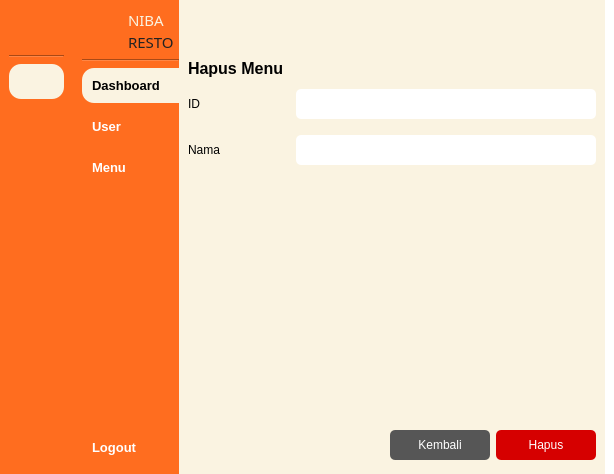
<?xml version="1.0" encoding="UTF-8"?>
<ui version="4.0">
 <class>MainWindow</class>
 <widget class="QMainWindow" name="MainWindow">
  <property name="geometry">
   <rect>
    <x>0</x>
    <y>0</y>
    <width>614</width>
    <height>474</height>
   </rect>
  </property>
  <property name="windowTitle">
   <string>MainWindow</string>
  </property>
  <property name="styleSheet">
   <string notr="true">background-color: rgb(255, 255, 255);</string>
  </property>
  <widget class="QWidget" name="centralwidget">
   <layout class="QGridLayout" name="gridLayout">
    <property name="leftMargin">
     <number>0</number>
    </property>
    <property name="topMargin">
     <number>0</number>
    </property>
    <property name="rightMargin">
     <number>0</number>
    </property>
    <property name="bottomMargin">
     <number>0</number>
    </property>
    <property name="horizontalSpacing">
     <number>0</number>
    </property>
    <item row="0" column="0">
     <widget class="QWidget" name="icon_only_widget" native="true">
      <property name="maximumSize">
       <size>
        <width>75</width>
        <height>16777215</height>
       </size>
      </property>
      <property name="styleSheet">
       <string notr="true">QPushButton {
	text-align: center;
	border-radius: 12px;
    padding: 10px;
    border: 0px;
	color: white;
    font-weight: 600;
}

QPushButton:hover {
	background-color: rgb(181, 171, 146);
}

QPushButton:checked {
	color: black;
	background-color: #FAF3E1;
}

QWidget {
	background-color: #FF6D1F;
}</string>
      </property>
      <layout class="QVBoxLayout" name="verticalLayout">
       <item>
        <layout class="QVBoxLayout" name="verticalLayout_7">
         <item>
          <layout class="QHBoxLayout" name="horizontalLayout_4">
           <property name="rightMargin">
            <number>5</number>
           </property>
           <item>
            <widget class="QLabel" name="label_4">
             <property name="sizePolicy">
              <sizepolicy hsizetype="Fixed" vsizetype="Fixed">
               <horstretch>0</horstretch>
               <verstretch>0</verstretch>
              </sizepolicy>
             </property>
             <property name="minimumSize">
              <size>
               <width>40</width>
               <height>40</height>
              </size>
             </property>
             <property name="maximumSize">
              <size>
               <width>40</width>
               <height>40</height>
              </size>
             </property>
             <property name="styleSheet">
              <string notr="true">QLabel {
    background-color: transparent;
    border-radius: 20px;
    background-image: url(:/yourpic.png);
    background-repeat: no-repeat;
    background-position: center;
}
</string>
             </property>
             <property name="text">
              <string/>
             </property>
             <property name="pixmap">
              <pixmap resource="images.qrc">:/image/images/logo-rounded.png</pixmap>
             </property>
             <property name="scaledContents">
              <bool>true</bool>
             </property>
            </widget>
           </item>
          </layout>
         </item>
         <item>
          <widget class="Line" name="line">
           <property name="orientation">
            <enum>Qt::Horizontal</enum>
           </property>
          </widget>
         </item>
         <item>
          <widget class="QPushButton" name="btn_dashboard_icon">
           <property name="font">
            <font>
             <family>Microsoft Sans Serif</family>
             <pointsize>10</pointsize>
             <weight>75</weight>
             <bold>true</bold>
            </font>
           </property>
           <property name="styleSheet">
            <string notr="true"/>
           </property>
           <property name="text">
            <string/>
           </property>
           <property name="icon">
            <iconset resource="images.qrc">
             <normaloff>:/image/images/mage--home-fill-off.png</normaloff>
             <normalon>:/image/images/mage--home-fill.png</normalon>
             <disabledoff>:/image/images/mage--home-fill-off.png</disabledoff>
             <disabledon>:/image/images/mage--home-fill.png</disabledon>
             <activeoff>:/image/images/mage--home-fill-off.png</activeoff>
             <activeon>:/image/images/mage--home-fill.png</activeon>
             <selectedoff>:/image/images/mage--home-fill-off.png</selectedoff>
             <selectedon>:/image/images/mage--home-fill.png</selectedon>:/image/images/mage--home-fill-off.png</iconset>
           </property>
           <property name="iconSize">
            <size>
             <width>20</width>
             <height>20</height>
            </size>
           </property>
           <property name="checkable">
            <bool>true</bool>
           </property>
           <property name="checked">
            <bool>true</bool>
           </property>
           <property name="autoExclusive">
            <bool>true</bool>
           </property>
          </widget>
         </item>
         <item>
          <widget class="QPushButton" name="btn_user_icon">
           <property name="font">
            <font>
             <family>MS Sans Serif</family>
             <pointsize>10</pointsize>
             <weight>75</weight>
             <bold>true</bold>
            </font>
           </property>
           <property name="styleSheet">
            <string notr="true"/>
           </property>
           <property name="text">
            <string/>
           </property>
           <property name="icon">
            <iconset resource="images.qrc">
             <normaloff>:/image/images/mage--users-fill-off.png</normaloff>
             <normalon>:/image/images/mage--users-fill.png</normalon>:/image/images/mage--users-fill-off.png</iconset>
           </property>
           <property name="iconSize">
            <size>
             <width>20</width>
             <height>20</height>
            </size>
           </property>
           <property name="checkable">
            <bool>true</bool>
           </property>
           <property name="autoExclusive">
            <bool>true</bool>
           </property>
          </widget>
         </item>
         <item>
          <widget class="QPushButton" name="btn_menu_icon">
           <property name="font">
            <font>
             <family>MS Sans Serif</family>
             <pointsize>10</pointsize>
             <weight>75</weight>
             <bold>true</bold>
            </font>
           </property>
           <property name="styleSheet">
            <string notr="true"/>
           </property>
           <property name="text">
            <string/>
           </property>
           <property name="icon">
            <iconset resource="images.qrc">
             <normaloff>:/image/images/mage--clipboard-2-fill-off.png</normaloff>
             <normalon>:/image/images/mage--clipboard-2-fill.png</normalon>:/image/images/mage--clipboard-2-fill-off.png</iconset>
           </property>
           <property name="iconSize">
            <size>
             <width>20</width>
             <height>20</height>
            </size>
           </property>
           <property name="checkable">
            <bool>true</bool>
           </property>
           <property name="autoExclusive">
            <bool>true</bool>
           </property>
          </widget>
         </item>
         <item>
          <spacer name="verticalSpacer_3">
           <property name="orientation">
            <enum>Qt::Vertical</enum>
           </property>
           <property name="sizeHint" stdset="0">
            <size>
             <width>40</width>
             <height>200</height>
            </size>
           </property>
          </spacer>
         </item>
         <item>
          <widget class="QPushButton" name="btn_logout_icon">
           <property name="font">
            <font>
             <family>MS Sans Serif</family>
             <pointsize>10</pointsize>
             <weight>75</weight>
             <bold>true</bold>
            </font>
           </property>
           <property name="styleSheet">
            <string notr="true">QPushButton {
	border-radius: 12px;
}</string>
           </property>
           <property name="text">
            <string/>
           </property>
           <property name="icon">
            <iconset resource="images.qrc">
             <normaloff>:/image/images/mage--shut-down-fill-off.png</normaloff>
             <normalon>:/image/images/mage--shut-down-fill.png</normalon>:/image/images/mage--shut-down-fill-off.png</iconset>
           </property>
           <property name="iconSize">
            <size>
             <width>20</width>
             <height>20</height>
            </size>
           </property>
          </widget>
         </item>
        </layout>
       </item>
      </layout>
     </widget>
    </item>
    <item row="0" column="1">
     <widget class="QWidget" name="icon_name_widget" native="true">
      <property name="maximumSize">
       <size>
        <width>150</width>
        <height>16777215</height>
       </size>
      </property>
      <property name="styleSheet">
       <string notr="true">QPushButton {
	text-align: left;
	border-top-left-radius: 12px;
	border-bottom-left-radius: 12px;
    padding: 10px;
    border: 0px;
	color: white;
    font-weight: 600;
}

QPushButton:hover {
	background-color: rgb(181, 171, 146);
}

QPushButton:checked {
	color: black;
	background-color: #FAF3E1;
}

QWidget {
	background-color: #FF6D1F;
}</string>
      </property>
      <layout class="QVBoxLayout" name="verticalLayout_4">
       <property name="leftMargin">
        <number>9</number>
       </property>
       <property name="topMargin">
        <number>9</number>
       </property>
       <property name="rightMargin">
        <number>0</number>
       </property>
       <property name="bottomMargin">
        <number>9</number>
       </property>
       <item>
        <layout class="QVBoxLayout" name="verticalLayout_2">
         <item>
          <layout class="QHBoxLayout" name="horizontalLayout_2">
           <property name="rightMargin">
            <number>5</number>
           </property>
           <item>
            <widget class="QLabel" name="label_2">
             <property name="sizePolicy">
              <sizepolicy hsizetype="Fixed" vsizetype="Fixed">
               <horstretch>0</horstretch>
               <verstretch>0</verstretch>
              </sizepolicy>
             </property>
             <property name="minimumSize">
              <size>
               <width>40</width>
               <height>40</height>
              </size>
             </property>
             <property name="maximumSize">
              <size>
               <width>40</width>
               <height>40</height>
              </size>
             </property>
             <property name="styleSheet">
              <string notr="true">QLabel {
    background-color: transparent;
    border-radius: 20px;
    background-image: url(:/yourpic.png);
    background-repeat: no-repeat;
    background-position: center;
}
</string>
             </property>
             <property name="text">
              <string/>
             </property>
             <property name="pixmap">
              <pixmap resource="images.qrc">:/image/images/logo-rounded.png</pixmap>
             </property>
             <property name="scaledContents">
              <bool>true</bool>
             </property>
            </widget>
           </item>
           <item>
            <layout class="QVBoxLayout" name="verticalLayout_3">
             <property name="spacing">
              <number>0</number>
             </property>
             <item>
              <widget class="QLabel" name="label_3">
               <property name="maximumSize">
                <size>
                 <width>50</width>
                 <height>16777215</height>
                </size>
               </property>
               <property name="font">
                <font>
                 <family>Bauhaus 93</family>
                 <pointsize>11</pointsize>
                 <weight>50</weight>
                 <bold>false</bold>
                 <strikeout>false</strikeout>
                 <kerning>true</kerning>
                </font>
               </property>
               <property name="styleSheet">
                <string notr="true">color: #FAF3E1;</string>
               </property>
               <property name="text">
                <string>NIBA</string>
               </property>
               <property name="textFormat">
                <enum>Qt::PlainText</enum>
               </property>
              </widget>
             </item>
             <item>
              <widget class="QLabel" name="label_5">
               <property name="sizePolicy">
                <sizepolicy hsizetype="Minimum" vsizetype="Preferred">
                 <horstretch>0</horstretch>
                 <verstretch>0</verstretch>
                </sizepolicy>
               </property>
               <property name="maximumSize">
                <size>
                 <width>50</width>
                 <height>16777215</height>
                </size>
               </property>
               <property name="font">
                <font>
                 <family>Bauhaus 93</family>
                 <pointsize>11</pointsize>
                 <weight>50</weight>
                 <bold>false</bold>
                 <strikeout>false</strikeout>
                 <kerning>true</kerning>
                </font>
               </property>
               <property name="styleSheet">
                <string notr="true">color: #222222;</string>
               </property>
               <property name="text">
                <string>RESTO</string>
               </property>
               <property name="textFormat">
                <enum>Qt::PlainText</enum>
               </property>
               <property name="scaledContents">
                <bool>false</bool>
               </property>
              </widget>
             </item>
            </layout>
           </item>
          </layout>
         </item>
         <item>
          <widget class="Line" name="line_2">
           <property name="orientation">
            <enum>Qt::Horizontal</enum>
           </property>
          </widget>
         </item>
         <item>
          <widget class="QPushButton" name="btn_dashboard_expanded">
           <property name="font">
            <font>
             <family>Microsoft Sans Serif</family>
             <pointsize>10</pointsize>
             <weight>75</weight>
             <bold>true</bold>
            </font>
           </property>
           <property name="styleSheet">
            <string notr="true"/>
           </property>
           <property name="text">
            <string>Dashboard</string>
           </property>
           <property name="icon">
            <iconset resource="images.qrc">
             <normaloff>:/image/images/mage--home-fill-off.png</normaloff>
             <normalon>:/image/images/mage--home-fill.png</normalon>
             <disabledoff>:/image/images/mage--home-fill-off.png</disabledoff>
             <disabledon>:/image/images/mage--home-fill.png</disabledon>
             <activeoff>:/image/images/mage--home-fill-off.png</activeoff>
             <activeon>:/image/images/mage--home-fill.png</activeon>
             <selectedoff>:/image/images/mage--home-fill-off.png</selectedoff>
             <selectedon>:/image/images/mage--home-fill.png</selectedon>:/image/images/mage--home-fill-off.png</iconset>
           </property>
           <property name="iconSize">
            <size>
             <width>20</width>
             <height>20</height>
            </size>
           </property>
           <property name="checkable">
            <bool>true</bool>
           </property>
           <property name="checked">
            <bool>true</bool>
           </property>
           <property name="autoExclusive">
            <bool>true</bool>
           </property>
          </widget>
         </item>
         <item>
          <widget class="QPushButton" name="btn_user_expanded">
           <property name="font">
            <font>
             <family>MS Sans Serif</family>
             <pointsize>10</pointsize>
             <weight>75</weight>
             <bold>true</bold>
            </font>
           </property>
           <property name="styleSheet">
            <string notr="true"/>
           </property>
           <property name="text">
            <string>User</string>
           </property>
           <property name="icon">
            <iconset resource="images.qrc">
             <normaloff>:/image/images/mage--users-fill-off.png</normaloff>
             <normalon>:/image/images/mage--users-fill.png</normalon>:/image/images/mage--users-fill-off.png</iconset>
           </property>
           <property name="iconSize">
            <size>
             <width>20</width>
             <height>20</height>
            </size>
           </property>
           <property name="checkable">
            <bool>true</bool>
           </property>
           <property name="autoExclusive">
            <bool>true</bool>
           </property>
          </widget>
         </item>
         <item>
          <widget class="QPushButton" name="btn_menu_expanded">
           <property name="font">
            <font>
             <family>MS Sans Serif</family>
             <pointsize>10</pointsize>
             <weight>75</weight>
             <bold>true</bold>
            </font>
           </property>
           <property name="styleSheet">
            <string notr="true"/>
           </property>
           <property name="text">
            <string>Menu</string>
           </property>
           <property name="icon">
            <iconset resource="images.qrc">
             <normaloff>:/image/images/mage--clipboard-2-fill-off.png</normaloff>
             <normalon>:/image/images/mage--clipboard-2-fill.png</normalon>:/image/images/mage--clipboard-2-fill-off.png</iconset>
           </property>
           <property name="iconSize">
            <size>
             <width>20</width>
             <height>20</height>
            </size>
           </property>
           <property name="checkable">
            <bool>true</bool>
           </property>
           <property name="autoExclusive">
            <bool>true</bool>
           </property>
          </widget>
         </item>
         <item>
          <spacer name="verticalSpacer_2">
           <property name="orientation">
            <enum>Qt::Vertical</enum>
           </property>
           <property name="sizeHint" stdset="0">
            <size>
             <width>40</width>
             <height>200</height>
            </size>
           </property>
          </spacer>
         </item>
         <item>
          <widget class="QPushButton" name="btn_logout_expanded">
           <property name="font">
            <font>
             <family>MS Sans Serif</family>
             <pointsize>10</pointsize>
             <weight>75</weight>
             <bold>true</bold>
            </font>
           </property>
           <property name="styleSheet">
            <string notr="true">QPushButton {
	border-radius: 12px;
}</string>
           </property>
           <property name="text">
            <string>Logout</string>
           </property>
           <property name="icon">
            <iconset resource="images.qrc">
             <normaloff>:/image/images/mage--shut-down-fill-off.png</normaloff>
             <normalon>:/image/images/mage--shut-down-fill.png</normalon>:/image/images/mage--shut-down-fill-off.png</iconset>
           </property>
           <property name="iconSize">
            <size>
             <width>20</width>
             <height>20</height>
            </size>
           </property>
          </widget>
         </item>
        </layout>
       </item>
      </layout>
     </widget>
    </item>
    <item row="0" column="2">
     <widget class="QWidget" name="main_menu" native="true">
      <property name="styleSheet">
       <string notr="true">background-color: rgb(255, 255, 255);</string>
      </property>
      <layout class="QVBoxLayout" name="verticalLayout_5">
       <property name="spacing">
        <number>0</number>
       </property>
       <property name="leftMargin">
        <number>0</number>
       </property>
       <property name="topMargin">
        <number>0</number>
       </property>
       <property name="bottomMargin">
        <number>0</number>
       </property>
       <item>
        <widget class="QWidget" name="widget" native="true">
         <property name="minimumSize">
          <size>
           <width>0</width>
           <height>50</height>
          </size>
         </property>
         <property name="maximumSize">
          <size>
           <width>16777215</width>
           <height>50</height>
          </size>
         </property>
         <property name="styleSheet">
          <string notr="true">background-color: rgb(250, 243, 225);</string>
         </property>
         <layout class="QHBoxLayout" name="horizontalLayout_6">
          <item>
           <layout class="QHBoxLayout" name="horizontalLayout">
            <item>
             <widget class="QPushButton" name="btn_expand">
              <property name="styleSheet">
               <string notr="true">QPushButton {
	text-align: left;
	border-radius: 12px;
    padding: 10px;
    border: 0px;
	color: black;
    font-weight: 600;
}

QPushButton:hover {
	background-color: #F5E7C6;
}

QPushButton:checked {
	background-color: #222222;
}</string>
              </property>
              <property name="text">
               <string/>
              </property>
              <property name="icon">
               <iconset resource="images.qrc">
                <normaloff>:/image/images/mage--dash-menu-off.png</normaloff>
                <normalon>:/image/images/mage--double-arrow-left-off.png</normalon>:/image/images/mage--dash-menu-off.png</iconset>
              </property>
              <property name="iconSize">
               <size>
                <width>20</width>
                <height>20</height>
               </size>
              </property>
              <property name="checkable">
               <bool>true</bool>
              </property>
             </widget>
            </item>
            <item>
             <spacer name="horizontalSpacer">
              <property name="orientation">
               <enum>Qt::Horizontal</enum>
              </property>
              <property name="sizeHint" stdset="0">
               <size>
                <width>20</width>
                <height>118</height>
               </size>
              </property>
             </spacer>
            </item>
           </layout>
          </item>
         </layout>
        </widget>
       </item>
       <item>
        <widget class="QWidget" name="widget_2" native="true">
         <property name="styleSheet">
          <string notr="true">QWidget {
	background-color: rgb(250, 243, 225);
}

QLabel {
	color:black;
}

QLineEdit {
	background-color: white;
	border-radius:  5px;
}

QComboBox {
	background-color: white;
	border-radius: 5px;
}</string>
         </property>
         <layout class="QVBoxLayout" name="verticalLayout_6">
          <item>
           <widget class="QLabel" name="label_28">
            <property name="maximumSize">
             <size>
              <width>16777215</width>
              <height>30</height>
             </size>
            </property>
            <property name="font">
             <font>
              <family>MS Sans Serif</family>
              <pointsize>12</pointsize>
              <weight>75</weight>
              <bold>true</bold>
             </font>
            </property>
            <property name="styleSheet">
             <string notr="true">color:black;</string>
            </property>
            <property name="text">
             <string>Hapus Menu</string>
            </property>
            <property name="scaledContents">
             <bool>false</bool>
            </property>
            <property name="wordWrap">
             <bool>false</bool>
            </property>
           </widget>
          </item>
          <item>
           <layout class="QVBoxLayout" name="verticalLayout_11">
            <item>
             <layout class="QHBoxLayout" name="horizontalLayout_24">
              <item>
               <widget class="QLabel" name="label_22">
                <property name="text">
                 <string>ID</string>
                </property>
               </widget>
              </item>
              <item>
               <spacer name="horizontalSpacer_18">
                <property name="orientation">
                 <enum>Qt::Horizontal</enum>
                </property>
                <property name="sizeHint" stdset="0">
                 <size>
                  <width>20</width>
                  <height>40</height>
                 </size>
                </property>
               </spacer>
              </item>
              <item>
               <widget class="QLineEdit" name="lineEdit_8">
                <property name="minimumSize">
                 <size>
                  <width>300</width>
                  <height>30</height>
                 </size>
                </property>
                <property name="maximumSize">
                 <size>
                  <width>300</width>
                  <height>30</height>
                 </size>
                </property>
               </widget>
              </item>
             </layout>
            </item>
            <item>
             <layout class="QHBoxLayout" name="horizontalLayout_25">
              <item>
               <widget class="QLabel" name="label_23">
                <property name="styleSheet">
                 <string notr="true"/>
                </property>
                <property name="text">
                 <string>Nama</string>
                </property>
               </widget>
              </item>
              <item>
               <spacer name="horizontalSpacer_19">
                <property name="orientation">
                 <enum>Qt::Horizontal</enum>
                </property>
                <property name="sizeHint" stdset="0">
                 <size>
                  <width>20</width>
                  <height>40</height>
                 </size>
                </property>
               </spacer>
              </item>
              <item>
               <widget class="QLineEdit" name="lineEdit_9">
                <property name="minimumSize">
                 <size>
                  <width>300</width>
                  <height>30</height>
                 </size>
                </property>
                <property name="maximumSize">
                 <size>
                  <width>300</width>
                  <height>30</height>
                 </size>
                </property>
                <property name="styleSheet">
                 <string notr="true"/>
                </property>
               </widget>
              </item>
             </layout>
            </item>
           </layout>
          </item>
          <item>
           <spacer name="verticalSpacer_6">
            <property name="sizeHint" stdset="0">
             <size>
              <width>20</width>
              <height>231</height>
             </size>
            </property>
           </spacer>
          </item>
          <item>
           <layout class="QHBoxLayout" name="horizontalLayout_23">
            <item>
             <spacer name="horizontalSpacer_17">
              <property name="orientation">
               <enum>Qt::Horizontal</enum>
              </property>
              <property name="sizeHint" stdset="0">
               <size>
                <width>20</width>
                <height>40</height>
               </size>
              </property>
             </spacer>
            </item>
            <item>
             <widget class="QPushButton" name="pushButton_5">
              <property name="minimumSize">
               <size>
                <width>100</width>
                <height>30</height>
               </size>
              </property>
              <property name="maximumSize">
               <size>
                <width>100</width>
                <height>30</height>
               </size>
              </property>
              <property name="styleSheet">
               <string notr="true">QPushButton {
	background-color: rgb(86, 86, 86);
	color:  white;
	padding: 2px;
	border-radius: 5px;
}</string>
              </property>
              <property name="text">
               <string>Kembali</string>
              </property>
             </widget>
            </item>
            <item>
             <widget class="QPushButton" name="btn_save_3">
              <property name="minimumSize">
               <size>
                <width>100</width>
                <height>30</height>
               </size>
              </property>
              <property name="maximumSize">
               <size>
                <width>100</width>
                <height>30</height>
               </size>
              </property>
              <property name="styleSheet">
               <string notr="true">QPushButton {
	
	background-color: #d60000;
	color: white;
	padding: 2px;
	border-radius: 5px;
}</string>
              </property>
              <property name="text">
               <string>Hapus</string>
              </property>
             </widget>
            </item>
           </layout>
          </item>
         </layout>
        </widget>
       </item>
      </layout>
     </widget>
    </item>
   </layout>
  </widget>
 </widget>
 <resources>
  <include location="images.qrc"/>
 </resources>
 <connections>
  <connection>
   <sender>btn_expand</sender>
   <signal>toggled(bool)</signal>
   <receiver>icon_only_widget</receiver>
   <slot>setHidden(bool)</slot>
   <hints>
    <hint type="sourcelabel">
     <x>221</x>
     <y>54</y>
    </hint>
    <hint type="destinationlabel">
     <x>63</x>
     <y>252</y>
    </hint>
   </hints>
  </connection>
  <connection>
   <sender>btn_expand</sender>
   <signal>toggled(bool)</signal>
   <receiver>icon_name_widget</receiver>
   <slot>setVisible(bool)</slot>
   <hints>
    <hint type="sourcelabel">
     <x>240</x>
     <y>61</y>
    </hint>
    <hint type="destinationlabel">
     <x>186</x>
     <y>243</y>
    </hint>
   </hints>
  </connection>
  <connection>
   <sender>btn_logout_expanded</sender>
   <signal>clicked()</signal>
   <receiver>MainWindow</receiver>
   <slot>close()</slot>
   <hints>
    <hint type="sourcelabel">
     <x>185</x>
     <y>463</y>
    </hint>
    <hint type="destinationlabel">
     <x>140</x>
     <y>470</y>
    </hint>
   </hints>
  </connection>
  <connection>
   <sender>btn_dashboard_expanded</sender>
   <signal>toggled(bool)</signal>
   <receiver>btn_dashboard_icon</receiver>
   <slot>setChecked(bool)</slot>
   <hints>
    <hint type="sourcelabel">
     <x>137</x>
     <y>107</y>
    </hint>
    <hint type="destinationlabel">
     <x>31</x>
     <y>114</y>
    </hint>
   </hints>
  </connection>
  <connection>
   <sender>btn_user_expanded</sender>
   <signal>toggled(bool)</signal>
   <receiver>btn_user_icon</receiver>
   <slot>setChecked(bool)</slot>
   <hints>
    <hint type="sourcelabel">
     <x>109</x>
     <y>148</y>
    </hint>
    <hint type="destinationlabel">
     <x>35</x>
     <y>161</y>
    </hint>
   </hints>
  </connection>
  <connection>
   <sender>btn_menu_expanded</sender>
   <signal>toggled(bool)</signal>
   <receiver>btn_menu_icon</receiver>
   <slot>setChecked(bool)</slot>
   <hints>
    <hint type="sourcelabel">
     <x>117</x>
     <y>201</y>
    </hint>
    <hint type="destinationlabel">
     <x>37</x>
     <y>202</y>
    </hint>
   </hints>
  </connection>
  <connection>
   <sender>btn_dashboard_icon</sender>
   <signal>toggled(bool)</signal>
   <receiver>btn_dashboard_expanded</receiver>
   <slot>setChecked(bool)</slot>
   <hints>
    <hint type="sourcelabel">
     <x>43</x>
     <y>100</y>
    </hint>
    <hint type="destinationlabel">
     <x>123</x>
     <y>100</y>
    </hint>
   </hints>
  </connection>
  <connection>
   <sender>btn_user_icon</sender>
   <signal>toggled(bool)</signal>
   <receiver>btn_user_expanded</receiver>
   <slot>setChecked(bool)</slot>
   <hints>
    <hint type="sourcelabel">
     <x>23</x>
     <y>145</y>
    </hint>
    <hint type="destinationlabel">
     <x>168</x>
     <y>144</y>
    </hint>
   </hints>
  </connection>
  <connection>
   <sender>btn_menu_icon</sender>
   <signal>toggled(bool)</signal>
   <receiver>btn_menu_expanded</receiver>
   <slot>setChecked(bool)</slot>
   <hints>
    <hint type="sourcelabel">
     <x>34</x>
     <y>182</y>
    </hint>
    <hint type="destinationlabel">
     <x>153</x>
     <y>196</y>
    </hint>
   </hints>
  </connection>
  <connection>
   <sender>btn_logout_icon</sender>
   <signal>clicked()</signal>
   <receiver>MainWindow</receiver>
   <slot>close()</slot>
   <hints>
    <hint type="sourcelabel">
     <x>38</x>
     <y>445</y>
    </hint>
    <hint type="destinationlabel">
     <x>48</x>
     <y>513</y>
    </hint>
   </hints>
  </connection>
 </connections>
</ui>
